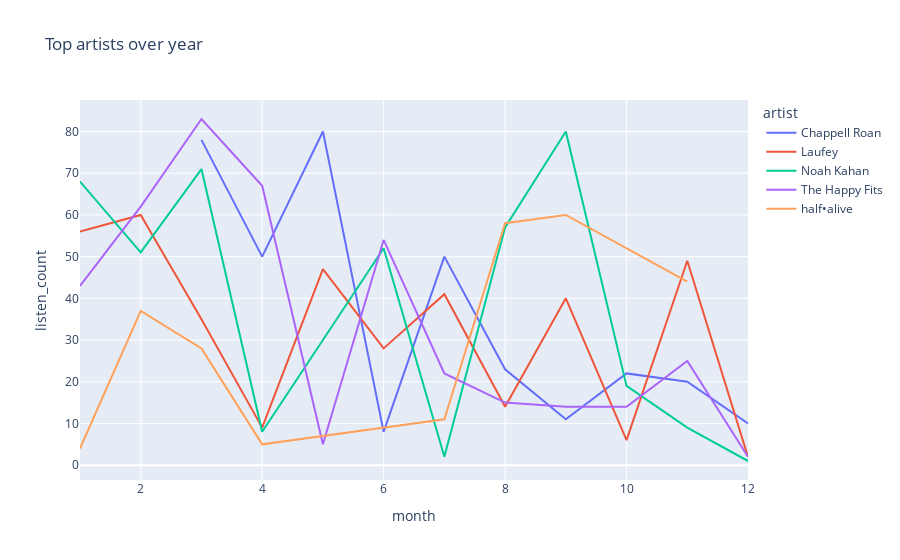

The notebook cell saved with this chart:
### Code cell
#Top 5 artists over time
top5_art = top_artist['artist'].head(5).unique() #list of top 5 artists
top5 = music[music['artist'].isin(top5_art)]
monthly_counts = top5.groupby(['artist', 'month']).size().reset_index(name='listen_count')

fig = px.line(monthly_counts, x="month", y="listen_count", color="artist", title="Top artists over year")
fig.show()

### Figure 1 — Plotly figure (JSON) as saved in the notebook; plotly's stock layout.template omitted (floating-point values rounded to 4 significant figures)
{"data": [{"hovertemplate": "artist=Chappell Roan<br>month=%{x}<br>listen_count=%{y}<extra></extra>", "legendgroup": "Chappell Roan", "line": {"color": "#636efa", "dash": "solid"}, "marker": {"symbol": "circle"}, "mode": "lines", "name": "Chappell Roan", "orientation": "v", "showlegend": true, "type": "scatter", "x": [3.0, 4.0, 5.0, 6.0, 7.0, 8.0, 9.0, 10.0, 11.0, 12.0], "xaxis": "x", "y": [78, 50, 80, 8, 50, 23, 11, 22, 20, 10], "yaxis": "y"}, {"hovertemplate": "artist=Laufey<br>month=%{x}<br>listen_count=%{y}<extra></extra>", "legendgroup": "Laufey", "line": {"color": "#EF553B", "dash": "solid"}, "marker": {"symbol": "circle"}, "mode": "lines", "name": "Laufey", "orientation": "v", "showlegend": true, "type": "scatter", "x": [1.0, 2.0, 3.0, 4.0, 5.0, 6.0, 7.0, 8.0, 9.0, 10.0, 11.0, 12.0], "xaxis": "x", "y": [56, 60, 35, 9, 47, 28, 41, 14, 40, 6, 49, 2], "yaxis": "y"}, {"hovertemplate": "artist=Noah Kahan<br>month=%{x}<br>listen_count=%{y}<extra></extra>", "legendgroup": "Noah Kahan", "line": {"color": "#00cc96", "dash": "solid"}, "marker": {"symbol": "circle"}, "mode": "lines", "name": "Noah Kahan", "orientation": "v", "showlegend": true, "type": "scatter", "x": [1.0, 2.0, 3.0, 4.0, 5.0, 6.0, 7.0, 8.0, 9.0, 10.0, 11.0, 12.0], "xaxis": "x", "y": [68, 51, 71, 8, 30, 52, 2, 57, 80, 19, 9, 1], "yaxis": "y"}, {"hovertemplate": "artist=The Happy Fits<br>month=%{x}<br>listen_count=%{y}<extra></extra>", "legendgroup": "The Happy Fits", "line": {"color": "#ab63fa", "dash": "solid"}, "marker": {"symbol": "circle"}, "mode": "lines", "name": "The Happy Fits", "orientation": "v", "showlegend": true, "type": "scatter", "x": [1.0, 2.0, 3.0, 4.0, 5.0, 6.0, 7.0, 8.0, 9.0, 10.0, 11.0, 12.0], "xaxis": "x", "y": [43, 62, 83, 67, 5, 54, 22, 15, 14, 14, 25, 2], "yaxis": "y"}, {"hovertemplate": "artist=half•alive<br>month=%{x}<br>listen_count=%{y}<extra></extra>", "legendgroup": "half•alive", "line": {"color": "#FFA15A", "dash": "solid"}, "marker": {"symbol": "circle"}, "mode": "lines", "name": "half•alive", "orientation": "v", "showlegend": true, "type": "scatter", "x": [1.0, 2.0, 3.0, 4.0, 7.0, 8.0, 9.0, 11.0], "xaxis": "x", "y": [4, 37, 28, 5, 11, 58, 60, 44], "yaxis": "y"}], "layout": {"legend": {"title": {"text": "artist"}, "tracegroupgap": 0}, "title": {"text": "Top artists over year"}, "xaxis": {"anchor": "y", "domain": [0, 1], "title": {"text": "month"}}, "yaxis": {"anchor": "x", "domain": [0, 1], "title": {"text": "listen_count"}}}}
